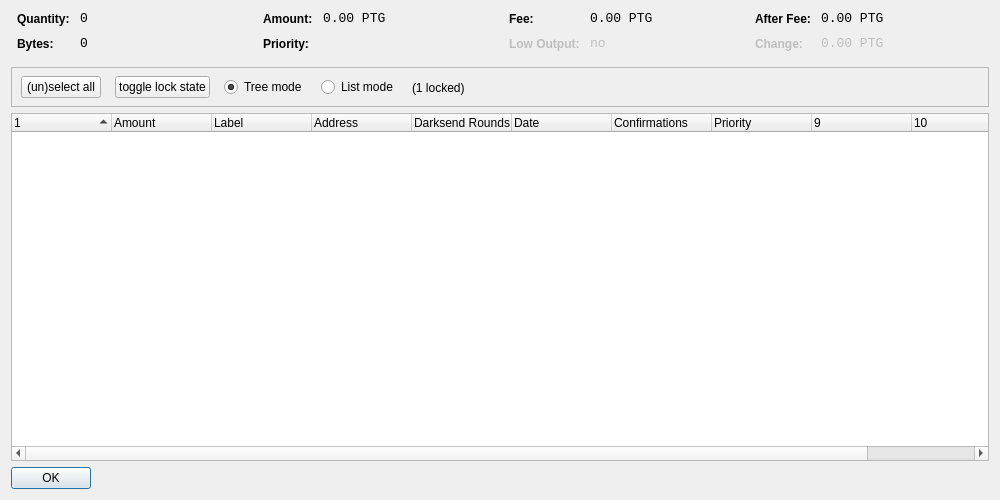
<?xml version="1.0" encoding="UTF-8"?>
<ui version="4.0">
 <class>CoinControlDialog</class>
 <widget class="QDialog" name="CoinControlDialog">
  <property name="geometry">
   <rect>
    <x>0</x>
    <y>0</y>
    <width>1000</width>
    <height>500</height>
   </rect>
  </property>
  <property name="windowTitle">
   <string>Coin Control</string>
  </property>
  <layout class="QVBoxLayout" name="verticalLayout">
   <item>
    <layout class="QHBoxLayout" name="horizontalLayoutTop" stretch="0,0,0,0">
     <property name="topMargin">
      <number>0</number>
     </property>
     <property name="bottomMargin">
      <number>10</number>
     </property>
     <item>
      <layout class="QFormLayout" name="formLayoutCoinControl1">
       <property name="horizontalSpacing">
        <number>10</number>
       </property>
       <property name="verticalSpacing">
        <number>10</number>
       </property>
       <property name="leftMargin">
        <number>6</number>
       </property>
       <property name="rightMargin">
        <number>6</number>
       </property>
       <item row="0" column="0">
        <widget class="QLabel" name="labelCoinControlQuantityText">
         <property name="styleSheet">
          <string notr="true">font-weight:bold;</string>
         </property>
         <property name="text">
          <string>Quantity:</string>
         </property>
        </widget>
       </item>
       <item row="0" column="1">
        <widget class="QLabel" name="labelCoinControlQuantity">
         <property name="font">
          <font>
           <family>Monospace</family>
           <pointsize>10</pointsize>
          </font>
         </property>
         <property name="cursor">
          <cursorShape>IBeamCursor</cursorShape>
         </property>
         <property name="contextMenuPolicy">
          <enum>Qt::ActionsContextMenu</enum>
         </property>
         <property name="text">
          <string notr="true">0</string>
         </property>
         <property name="textInteractionFlags">
          <set>Qt::LinksAccessibleByMouse|Qt::TextSelectableByKeyboard|Qt::TextSelectableByMouse</set>
         </property>
        </widget>
       </item>
       <item row="1" column="0">
        <widget class="QLabel" name="labelCoinControlBytesText">
         <property name="styleSheet">
          <string notr="true">font-weight:bold;</string>
         </property>
         <property name="text">
          <string>Bytes:</string>
         </property>
        </widget>
       </item>
       <item row="1" column="1">
        <widget class="QLabel" name="labelCoinControlBytes">
         <property name="font">
          <font>
           <family>Monospace</family>
           <pointsize>10</pointsize>
          </font>
         </property>
         <property name="cursor">
          <cursorShape>IBeamCursor</cursorShape>
         </property>
         <property name="contextMenuPolicy">
          <enum>Qt::ActionsContextMenu</enum>
         </property>
         <property name="text">
          <string notr="true">0</string>
         </property>
         <property name="textInteractionFlags">
          <set>Qt::LinksAccessibleByMouse|Qt::TextSelectableByKeyboard|Qt::TextSelectableByMouse</set>
         </property>
        </widget>
       </item>
      </layout>
     </item>
     <item>
      <layout class="QFormLayout" name="formLayoutCoinControl2">
       <property name="horizontalSpacing">
        <number>10</number>
       </property>
       <property name="verticalSpacing">
        <number>10</number>
       </property>
       <property name="leftMargin">
        <number>6</number>
       </property>
       <property name="rightMargin">
        <number>6</number>
       </property>
       <item row="0" column="0">
        <widget class="QLabel" name="labelCoinControlAmountText">
         <property name="styleSheet">
          <string notr="true">font-weight:bold;</string>
         </property>
         <property name="text">
          <string>Amount:</string>
         </property>
        </widget>
       </item>
       <item row="0" column="1">
        <widget class="QLabel" name="labelCoinControlAmount">
         <property name="font">
          <font>
           <family>Monospace</family>
           <pointsize>10</pointsize>
          </font>
         </property>
         <property name="cursor">
          <cursorShape>IBeamCursor</cursorShape>
         </property>
         <property name="contextMenuPolicy">
          <enum>Qt::ActionsContextMenu</enum>
         </property>
         <property name="text">
          <string notr="true">0.00 PTG</string>
         </property>
         <property name="textInteractionFlags">
          <set>Qt::LinksAccessibleByMouse|Qt::TextSelectableByKeyboard|Qt::TextSelectableByMouse</set>
         </property>
        </widget>
       </item>
       <item row="1" column="0">
        <widget class="QLabel" name="labelCoinControlPriorityText">
         <property name="styleSheet">
          <string notr="true">font-weight:bold;</string>
         </property>
         <property name="text">
          <string>Priority:</string>
         </property>
        </widget>
       </item>
       <item row="1" column="1">
        <widget class="QLabel" name="labelCoinControlPriority">
         <property name="font">
          <font>
           <family>Monospace</family>
           <pointsize>10</pointsize>
          </font>
         </property>
         <property name="cursor">
          <cursorShape>IBeamCursor</cursorShape>
         </property>
         <property name="contextMenuPolicy">
          <enum>Qt::ActionsContextMenu</enum>
         </property>
         <property name="text">
          <string/>
         </property>
         <property name="textInteractionFlags">
          <set>Qt::LinksAccessibleByMouse|Qt::TextSelectableByKeyboard|Qt::TextSelectableByMouse</set>
         </property>
        </widget>
       </item>
      </layout>
     </item>
     <item>
      <layout class="QFormLayout" name="formLayoutCoinControl3">
       <property name="horizontalSpacing">
        <number>10</number>
       </property>
       <property name="verticalSpacing">
        <number>10</number>
       </property>
       <property name="leftMargin">
        <number>6</number>
       </property>
       <property name="rightMargin">
        <number>6</number>
       </property>
       <item row="0" column="0">
        <widget class="QLabel" name="labelCoinControlFeeText">
         <property name="styleSheet">
          <string notr="true">font-weight:bold;</string>
         </property>
         <property name="text">
          <string>Fee:</string>
         </property>
        </widget>
       </item>
       <item row="0" column="1">
        <widget class="QLabel" name="labelCoinControlFee">
         <property name="font">
          <font>
           <family>Monospace</family>
           <pointsize>10</pointsize>
          </font>
         </property>
         <property name="cursor">
          <cursorShape>IBeamCursor</cursorShape>
         </property>
         <property name="contextMenuPolicy">
          <enum>Qt::ActionsContextMenu</enum>
         </property>
         <property name="text">
          <string notr="true">0.00 PTG</string>
         </property>
         <property name="textInteractionFlags">
          <set>Qt::LinksAccessibleByMouse|Qt::TextSelectableByKeyboard|Qt::TextSelectableByMouse</set>
         </property>
        </widget>
       </item>
       <item row="1" column="0">
        <widget class="QLabel" name="labelCoinControlLowOutputText">
         <property name="enabled">
          <bool>false</bool>
         </property>
         <property name="styleSheet">
          <string notr="true">font-weight:bold;</string>
         </property>
         <property name="text">
          <string>Low Output:</string>
         </property>
        </widget>
       </item>
       <item row="1" column="1">
        <widget class="QLabel" name="labelCoinControlLowOutput">
         <property name="enabled">
          <bool>false</bool>
         </property>
         <property name="font">
          <font>
           <family>Monospace</family>
           <pointsize>10</pointsize>
          </font>
         </property>
         <property name="cursor">
          <cursorShape>IBeamCursor</cursorShape>
         </property>
         <property name="contextMenuPolicy">
          <enum>Qt::ActionsContextMenu</enum>
         </property>
         <property name="text">
          <string notr="true">no</string>
         </property>
         <property name="textInteractionFlags">
          <set>Qt::LinksAccessibleByMouse|Qt::TextSelectableByKeyboard|Qt::TextSelectableByMouse</set>
         </property>
        </widget>
       </item>
      </layout>
     </item>
     <item>
      <layout class="QFormLayout" name="formLayoutCoinControl4">
       <property name="horizontalSpacing">
        <number>10</number>
       </property>
       <property name="verticalSpacing">
        <number>10</number>
       </property>
       <property name="leftMargin">
        <number>6</number>
       </property>
       <property name="rightMargin">
        <number>6</number>
       </property>
       <item row="0" column="0">
        <widget class="QLabel" name="labelCoinControlAfterFeeText">
         <property name="styleSheet">
          <string notr="true">font-weight:bold;</string>
         </property>
         <property name="text">
          <string>After Fee:</string>
         </property>
        </widget>
       </item>
       <item row="0" column="1">
        <widget class="QLabel" name="labelCoinControlAfterFee">
         <property name="font">
          <font>
           <family>Monospace</family>
           <pointsize>10</pointsize>
          </font>
         </property>
         <property name="cursor">
          <cursorShape>IBeamCursor</cursorShape>
         </property>
         <property name="contextMenuPolicy">
          <enum>Qt::ActionsContextMenu</enum>
         </property>
         <property name="text">
          <string notr="true">0.00 PTG</string>
         </property>
         <property name="textInteractionFlags">
          <set>Qt::LinksAccessibleByMouse|Qt::TextSelectableByKeyboard|Qt::TextSelectableByMouse</set>
         </property>
        </widget>
       </item>
       <item row="1" column="0">
        <widget class="QLabel" name="labelCoinControlChangeText">
         <property name="enabled">
          <bool>false</bool>
         </property>
         <property name="styleSheet">
          <string notr="true">font-weight:bold;</string>
         </property>
         <property name="text">
          <string>Change:</string>
         </property>
        </widget>
       </item>
       <item row="1" column="1">
        <widget class="QLabel" name="labelCoinControlChange">
         <property name="enabled">
          <bool>false</bool>
         </property>
         <property name="font">
          <font>
           <family>Monospace</family>
           <pointsize>10</pointsize>
          </font>
         </property>
         <property name="cursor">
          <cursorShape>IBeamCursor</cursorShape>
         </property>
         <property name="contextMenuPolicy">
          <enum>Qt::ActionsContextMenu</enum>
         </property>
         <property name="text">
          <string notr="true">0.00 PTG</string>
         </property>
         <property name="textInteractionFlags">
          <set>Qt::LinksAccessibleByMouse|Qt::TextSelectableByKeyboard|Qt::TextSelectableByMouse</set>
         </property>
        </widget>
       </item>
      </layout>
     </item>
    </layout>
   </item>
   <item>
    <widget class="QFrame" name="frame">
     <property name="minimumSize">
      <size>
       <width>0</width>
       <height>40</height>
      </size>
     </property>
     <property name="frameShape">
      <enum>QFrame::StyledPanel</enum>
     </property>
     <property name="frameShadow">
      <enum>QFrame::Sunken</enum>
     </property>
     <widget class="QWidget" name="horizontalLayoutWidget">
      <property name="geometry">
       <rect>
        <x>10</x>
        <y>0</y>
        <width>781</width>
        <height>41</height>
       </rect>
      </property>
      <layout class="QHBoxLayout" name="horizontalLayoutPanel" stretch="0,0,0,0,0">
       <property name="spacing">
        <number>14</number>
       </property>
       <item>
        <widget class="QPushButton" name="pushButtonSelectAll">
         <property name="sizePolicy">
          <sizepolicy hsizetype="Maximum" vsizetype="Fixed">
           <horstretch>0</horstretch>
           <verstretch>0</verstretch>
          </sizepolicy>
         </property>
         <property name="text">
          <string>(un)select all</string>
         </property>
        </widget>
       </item>
        <item>
         <widget class="QPushButton" name="pushButtonToggleLock">
          <property name="sizePolicy">
           <sizepolicy hsizetype="Maximum" vsizetype="Fixed">
            <horstretch>0</horstretch>
            <verstretch>0</verstretch>
           </sizepolicy>
          </property>
          <property name="text">
           <string>toggle lock state</string>
          </property>
          <property name="autoDefault">
           <bool>false</bool>
          </property>
         </widget>
        </item>
       <item>
        <widget class="QRadioButton" name="radioTreeMode">
         <property name="sizePolicy">
          <sizepolicy hsizetype="Maximum" vsizetype="Fixed">
           <horstretch>0</horstretch>
           <verstretch>0</verstretch>
          </sizepolicy>
         </property>
         <property name="text">
          <string>Tree mode</string>
         </property>
         <property name="checked">
          <bool>true</bool>
         </property>
        </widget>
       </item>
       <item>
        <widget class="QRadioButton" name="radioListMode">
         <property name="sizePolicy">
          <sizepolicy hsizetype="Maximum" vsizetype="Fixed">
           <horstretch>0</horstretch>
           <verstretch>0</verstretch>
          </sizepolicy>
         </property>
         <property name="text">
          <string>List mode</string>
         </property>
        </widget>
       </item>
        <item>
         <widget class="QLabel" name="labelLocked">
          <property name="text">
           <string>(1 locked)</string>
          </property>
         </widget>
        </item>
       <item>
        <spacer name="horizontalSpacer">
         <property name="orientation">
          <enum>Qt::Horizontal</enum>
         </property>
         <property name="sizeHint" stdset="0">
          <size>
           <width>40</width>
           <height>20</height>
          </size>
         </property>
        </spacer>
       </item>
      </layout>
     </widget>
    </widget>
   </item>
   <item>
    <widget class="CoinControlTreeWidget" name="treeWidget">
     <property name="contextMenuPolicy">
      <enum>Qt::CustomContextMenu</enum>
     </property>
     <property name="sortingEnabled">
      <bool>false</bool>
     </property>
     <property name="columnCount">
      <number>11</number>
     </property>
     <attribute name="headerShowSortIndicator" stdset="0">
      <bool>true</bool>
     </attribute>
     <attribute name="headerStretchLastSection">
      <bool>false</bool>
     </attribute>
     <column>
      <property name="text">
       <string/>
      </property>
     </column>
     <column>
      <property name="text">
       <string>Amount</string>
      </property>
     </column>
     <column>
      <property name="text">
       <string>Label</string>
      </property>
     </column>
     <column>
      <property name="text">
       <string>Address</string>
      </property>
     </column>
     <column>
      <property name="text">
       <string>Darksend Rounds</string>
      </property>
    </column>
     <column>
      <property name="text">
       <string>Date</string>
      </property>
     </column>
     <column>
      <property name="text">
       <string>Confirmations</string>
      </property>
      <property name="toolTip">
       <string>Confirmed</string>
      </property>
     </column>
     <column>
      <property name="text">
       <string>Priority</string>
      </property>
     </column>
     <column>
      <property name="text">
       <string/>
      </property>
     </column>
     <column>
      <property name="text">
       <string/>
      </property>
     </column>
     <column>
      <property name="text">
       <string/>
      </property>
     </column>
     <column>
      <property name="text">
       <string/>
      </property>
     </column>
    </widget>
   </item>
   <item>
    <widget class="QDialogButtonBox" name="buttonBox">
     <property name="sizePolicy">
      <sizepolicy hsizetype="Maximum" vsizetype="Fixed">
       <horstretch>0</horstretch>
       <verstretch>0</verstretch>
      </sizepolicy>
     </property>
     <property name="orientation">
      <enum>Qt::Horizontal</enum>
     </property>
     <property name="standardButtons">
      <set>QDialogButtonBox::Ok</set>
     </property>
    </widget>
   </item>
  </layout>
 </widget>
 <customwidgets>
  <customwidget>
   <class>CoinControlTreeWidget</class>
   <extends>QTreeWidget</extends>
   <header>coincontroltreewidget.h</header>
  </customwidget>
 </customwidgets>
 <resources/>
 <connections/>
</ui>
